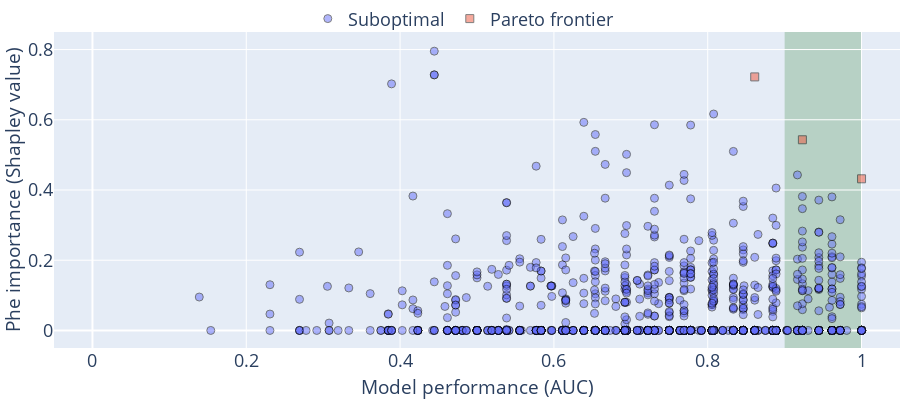
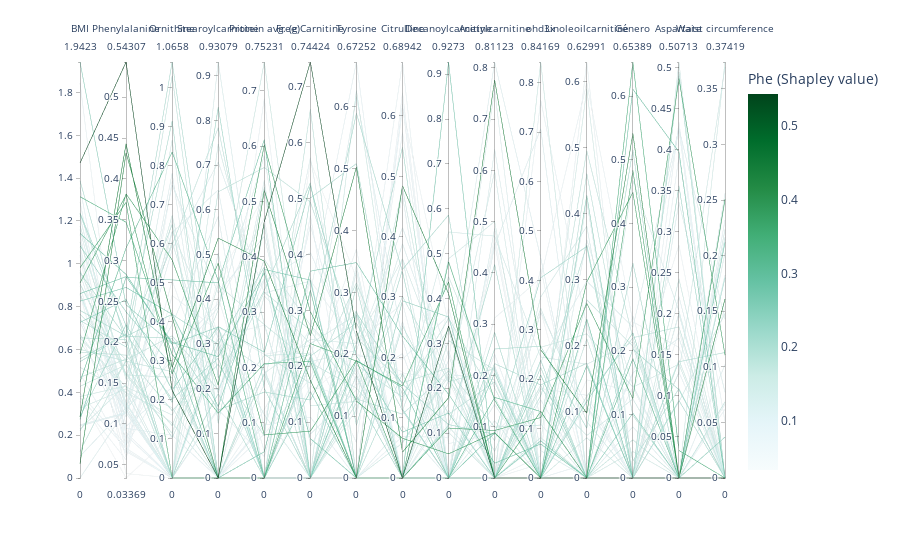

Notebook code for these charts, in order:
### Code cell
make_pareto_plot(models_sampling)
make_ranking_plots(
    models_sampling, get_median_dict(hyperparameters_fine_tuning), data ="data/data.csv", CUTOFF_AUC =.9, CUTOFF_PHE=.0)
